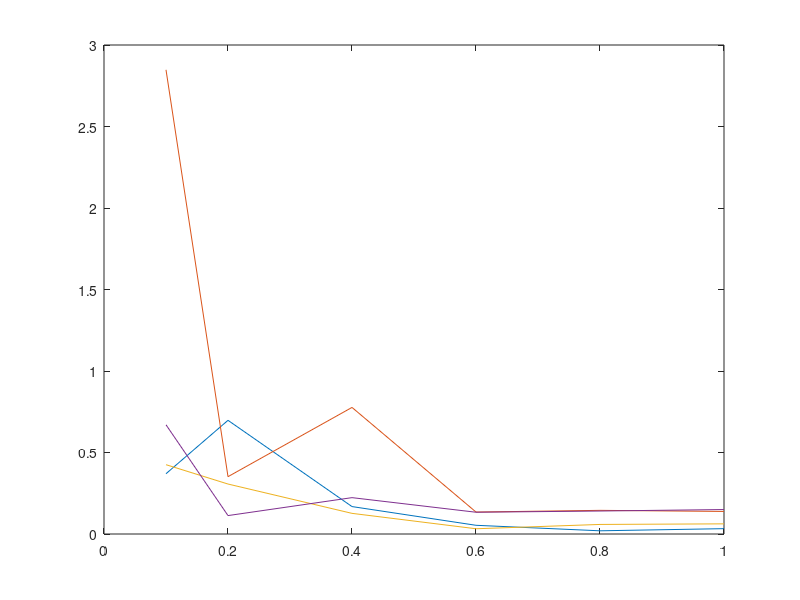
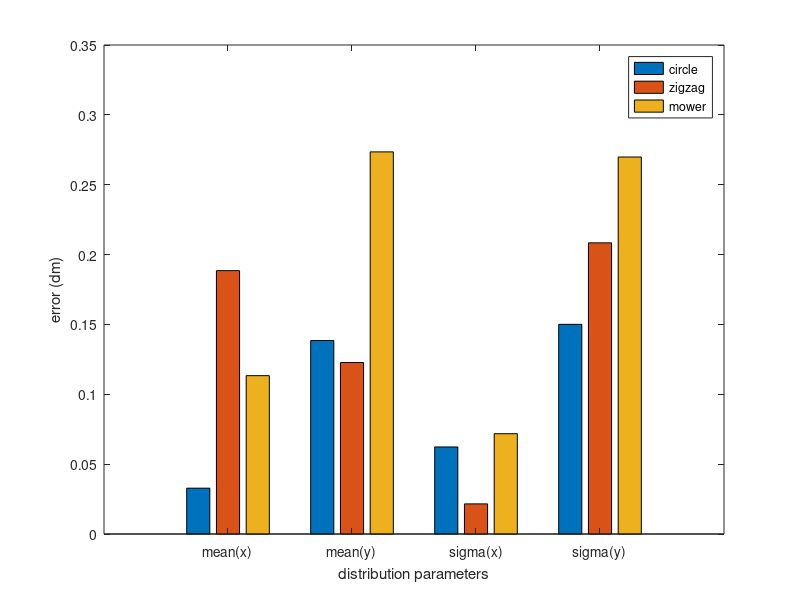
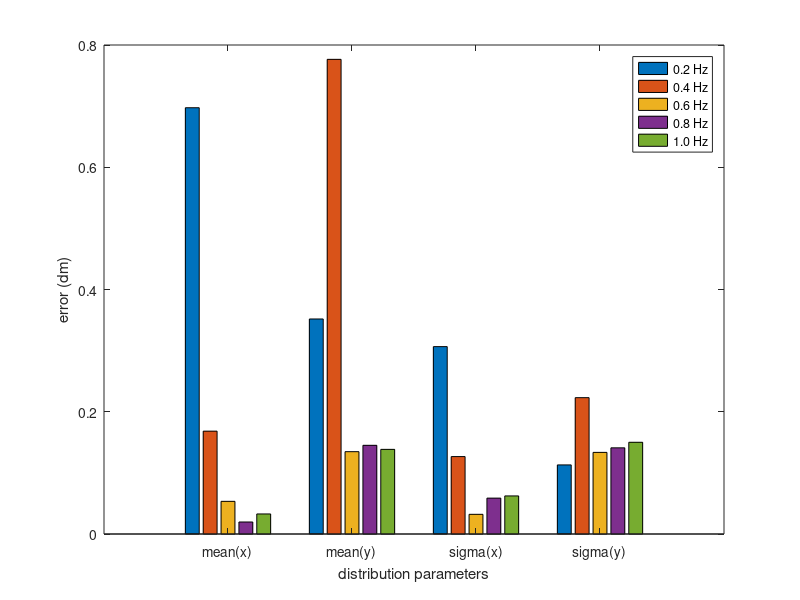

The MATLAB script that drew these images, in order:
F =[0 30 15 10;30 -20 5 20;-30 -30 15 30];
Fitresult_1hz =  [    0.0519   30.0966   15.0657    9.9350;
29.9777  -20.2865    4.9281   20.3770;
-30.0242  -30.0323   15.0493   29.9918];

Fitresult_0p1hz =[   -0.8844   22.1442   16.0561    8.2661;
29.8031  -20.5645    4.9688   20.0225;
-29.9718  -30.1231   14.8116   30.2540];

Fitresult_0p2hz =[   -1.8781   29.6859   15.7987    9.7033;
29.7942  -20.4826    5.0589   19.9942;
-29.9917  -30.2586   14.9379   29.9634];

Fitresult_0p4hz =[   -0.3428   29.8557   15.3383    9.8675;
30.1082  -22.0489    4.9690   19.5085;
-30.0538  -29.8636   14.9893   29.9548];

Fitresult_0p6hz =[    0.0125   29.9842   15.0346    9.8682;
30.1339  -20.2430    5.0086   19.7322;
-30.0139  -30.1453   15.0534   30.0010];

Fitresult_0p8hz =[    0.0065   30.0381   15.1056   10.0414;
30.0000  -19.7398    5.0417   19.6498;
-29.9476  -30.1370   14.9712   30.0314];

D_1hz = Fitresult_1hz - F;
D_0p1hz = Fitresult_0p1hz - F;
D_0p2hz = Fitresult_0p2hz - F;
D_0p4hz = Fitresult_0p4hz - F;
D_0p6hz = Fitresult_0p6hz - F;
D_0p8hz = Fitresult_0p8hz - F;
error(1,1) = sum(abs(D_0p1hz(:,1)))/3;
error(1,2) = sum(abs(D_0p2hz(:,1)))/3;
error(1,3) = sum(abs(D_0p4hz(:,1)))/3;
error(1,4) = sum(abs(D_0p6hz(:,1)))/3;
error(1,5) = sum(abs(D_0p8hz(:,1)))/3;
error(1,6) = sum(abs(D_1hz(:,1)))/3;
error(2,1) = sum(abs(D_0p1hz(:,2)))/3;
error(2,2) = sum(abs(D_0p2hz(:,2)))/3;
error(2,3) = sum(abs(D_0p4hz(:,2)))/3;
error(2,4) = sum(abs(D_0p6hz(:,2)))/3;
error(2,5) = sum(abs(D_0p8hz(:,2)))/3;
error(2,6) = sum(abs(D_1hz(:,2)))/3;
error(3,1) = sum(abs(D_0p1hz(:,3)))/3;
error(3,2) = sum(abs(D_0p2hz(:,3)))/3;
error(3,3) = sum(abs(D_0p4hz(:,3)))/3;
error(3,4) = sum(abs(D_0p6hz(:,3)))/3;
error(3,5) = sum(abs(D_0p8hz(:,3)))/3;
error(3,6) = sum(abs(D_1hz(:,3)))/3;
error(4,1) = sum(abs(D_0p1hz(:,4)))/3;
error(4,2) = sum(abs(D_0p2hz(:,4)))/3;
error(4,3) = sum(abs(D_0p4hz(:,4)))/3;
error(4,4) = sum(abs(D_0p6hz(:,4)))/3;
error(4,5) = sum(abs(D_0p8hz(:,4)))/3;
error(4,6) = sum(abs(D_1hz(:,4)))/3;
x = [0.1 0.2 0.4 0.6 0.8 1];
figure(1)
plot(x,error(1,:));
hold on
plot(x,error(2,:));
plot(x,error(3,:));
plot(x,error(4,:));
hold off
figure(3)
bar(error(:,2:6))
set(gca,'XTickLabel',{'mean(x)','mean(y)','sigma(x)','sigma(y)'});
xlabel('distribution parameters'),ylabel('error (dm)');  
legend('0.2 Hz','0.4 Hz','0.6 Hz','0.8 Hz','1.0 Hz');  
Fitresult1 =   [0.0519   30.0966   15.0657    9.9350;
29.9777  -20.2865    4.9281   20.3770;
-30.0242  -30.0323   15.0493   29.9918];

Fitresult2 =[ -0.1048   30.2507   14.9995   10.2495; 
30.3544  -19.9135    5.0432   20.3454; 
-30.1063  -29.9690   15.0210   29.9697];

Fitresult3 = [-0.0076   29.6552   14.9853   10.1829; 
30.1106  -19.6060    5.1996   19.5237;
 -29.7782  -29.9183   14.9989   29.8497];

Fitresult1 = Fitresult1-F;
Fitresult2 = Fitresult2-F;
Fitresult3 = Fitresult3-F;
error2(1,1) = sum(abs(Fitresult1(:,1)))/3;
error2(1,2) = sum(abs(Fitresult2(:,1)))/3;
error2(1,3) = sum(abs(Fitresult3(:,1)))/3;
error2(2,1) = sum(abs(Fitresult1(:,2)))/3;
error2(2,2) = sum(abs(Fitresult2(:,2)))/3;
error2(2,3) = sum(abs(Fitresult3(:,2)))/3;
error2(3,1) = sum(abs(Fitresult1(:,3)))/3;
error2(3,2) = sum(abs(Fitresult2(:,3)))/3;
error2(3,3) = sum(abs(Fitresult3(:,3)))/3;
error2(4,1) = sum(abs(Fitresult1(:,4)))/3;
error2(4,2) = sum(abs(Fitresult2(:,4)))/3;
error2(4,3) = sum(abs(Fitresult3(:,4)))/3;
x = [1 2 3 4];
figure(2)
bar(x,error2);
set(gca,'XTickLabel',{'mean(x)','mean(y)','sigma(x)','sigma(y)'});
xlabel('distribution parameters'),ylabel('error (dm)');  
legend('circle','zigzag','mower');
